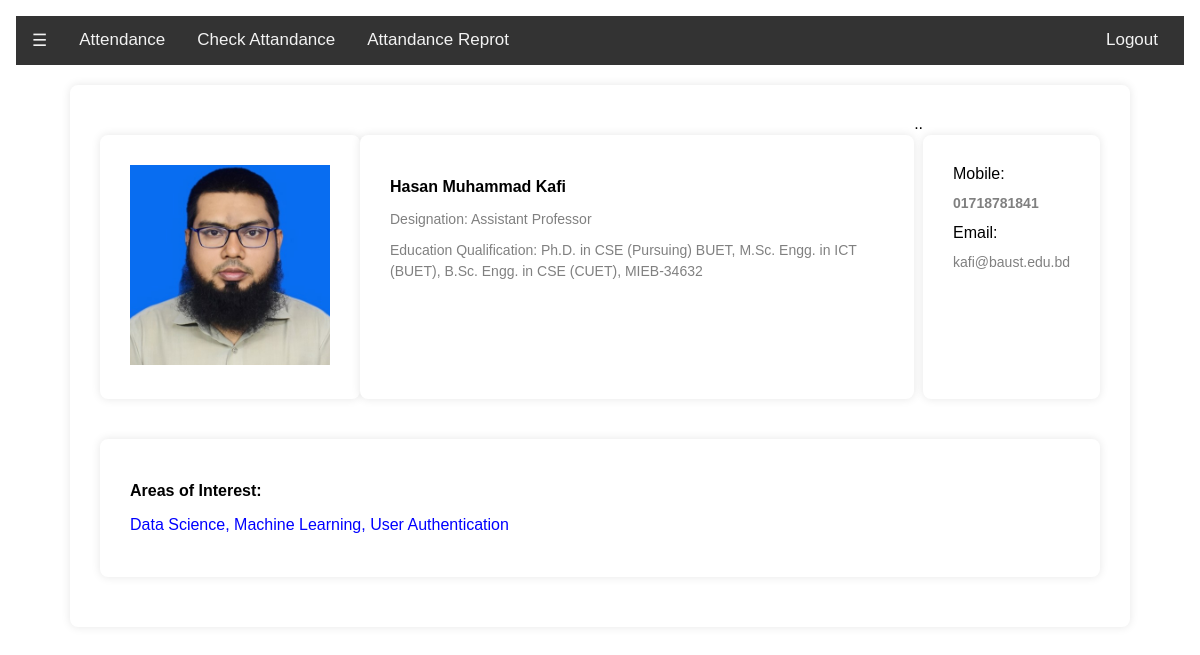
The page /demo.php?username=kafi_sir (signed in) on the database its author committed.
### tables this page shows
CREATE TABLE `teacher` (
  `teacher_id` int(11) NOT NULL,
  `teacher_name` varchar(255) DEFAULT NULL,
  `tea_img` varchar(400) NOT NULL,
  `department_id` int(11) DEFAULT NULL
);

CREATE TABLE `teacher_details` (
  `teacher_id` int(11) NOT NULL,
  `designation` varchar(255) DEFAULT NULL,
  `phone` varchar(20) DEFAULT NULL,
  `email` varchar(255) DEFAULT NULL,
  `address` varchar(255) DEFAULT NULL,
  `date_of_birth` date DEFAULT NULL,
  `gender` enum('Male','Female','Other') DEFAULT NULL,
  `education_qualification` varchar(255) DEFAULT NULL,
  `areas_of_interest` text DEFAULT NULL
);

### demo.php (the view, shortened to what this page needs)
<?php
    include("connected.php");
    if (isset($_GET['username'])) {
        $username = $_GET['username'];
        $query ="SELECT t.teacher_id,t.teacher_name,t.department_id,d.department_name,td.designation,td.phone,td.email,td.address,td.date_of_birth,td.gender,td.education_qualification,td.areas_of_interest,t.tea_img
        FROM users_teacher AS ut INNER JOIN
        teacher as t
        on t.teacher_id =ut.teacher_id
        INNER JOIN
        teacher_details as td
        on td.teacher_id =t.teacher_id
        INNER JOIN
        department as d
        on d.department_id = t.department_id
        WHERE username='$username'";
        $data = mysqli_query($conne, $query);
    }
?>
<!DOCTYPE html>
<html lang="en">
<head>
<link rel="stylesheet" href="demo.css">
<body>
<div class="content" id="main">
    <div class="navbar">
        <a href="#" onclick="openNav()">☰</a>
        <a href="http://localhost/arif/attandanceMain.php?username=<?php echo $username; ?>">Attendance</a>
        <a href="http://localhost/arif/check.php?username=<?php echo $username; ?>">Check Attandance</a>
        <a href="http://localhost/arif/attandancereport.php?username=<?php echo $username; ?>">Attandance Reprot</a>
        <a href="logout.php" style="float: right; margin-right:10px">Logout</a>
    </div>
    <div class="main">
        <?php
        if (isset($data)) {
            while ($result = mysqli_fetch_assoc($data)) {
               ?> <div class="container" style="display: flex; justify-content: space-between;">
    <div class="main" style="font-family: Arial, sans-serif;">
    <?php
        $imgname=$result['tea_img'];
        echo "<img src='images/$imgname' width='200' height='200'>";
    ?>
    </div>
    <div class="main" style="font-family: Arial, sans-serif;">
        <?php
        echo '<p style="font-size: 16px; font-weight: bold; color: black;">' . $result['teacher_name'] . '</p>';
        echo '<p style="font-size: 14px; color: gray;">Designation: ' . $result['designation'] . '</p>';
        echo '<p style="font-size: 14px; color: gray;">Education Qualification: ' . $result['education_qualification'] . '</p>';
        ?>
    </div>
    <div class="">
        ..
    </div>
    <div class="main" style="font-family: Arial, sans-serif;">
        Mobile:<?php
        echo '<p style="font-size: 14px; color: gray;"> ' . $result['phone'] . '</p>';
        ?>
        Email:<?php
        echo '<p style="font-size: 14px; color: gray;">' . $result['email'] . '</p>';
        ?>
    </div>
</div>
              <div class="main" style={}>
                <p style="font-size: 16px; font-weight: bold;">Areas of Interest:</p>
                    <?php
                         echo '<p style="color: blue;">' . $result['areas_of_interest'] . '</p>';
                ?>
                </div><?php
            }
        }
        ?>
    </div>
</div>
</body>
</html

### demo.css (style rules this page uses)
body { font-family: Arial, sans-serif; margin: 0; padding: 0; }
.content { transition: margin-left 0.5s; padding: 16px; }
.navbar { overflow: hidden; background-color: #333; }
.navbar a { float: left; display: block; color: #f2f2f2; text-align: center; padding: 14px 16px; text-decoration: none; font-size: 17px; }
.main { max-width: 1000px; margin: 20px auto; background-color: #fff; padding: 30px; border-radius: 8px; box-shadow: 0 0 10px rgba(0, 0, 0, 0.1); }
.main p { margin: 10px 0; line-height: 1.5; }
.main p:first-child { font-weight: bold; }

### rows shown on the page
teacher: tea_img (picture), teacher_name "Hasan Muhammad Kafi", teacher_details.designation "Assistant Professor", teacher_details.education_qualification "Ph.D. in CSE (Pursuing) BUET, M.Sc. Engg. in ICT (BUET), B.Sc. Engg. in CSE (CUET), MIEB-34632", teacher_details.phone "01718781841", teacher_details.email "kafi@baust.edu.bd", teacher_details.areas_of_interest "Data Science, Machine Learning, User Authentication"
